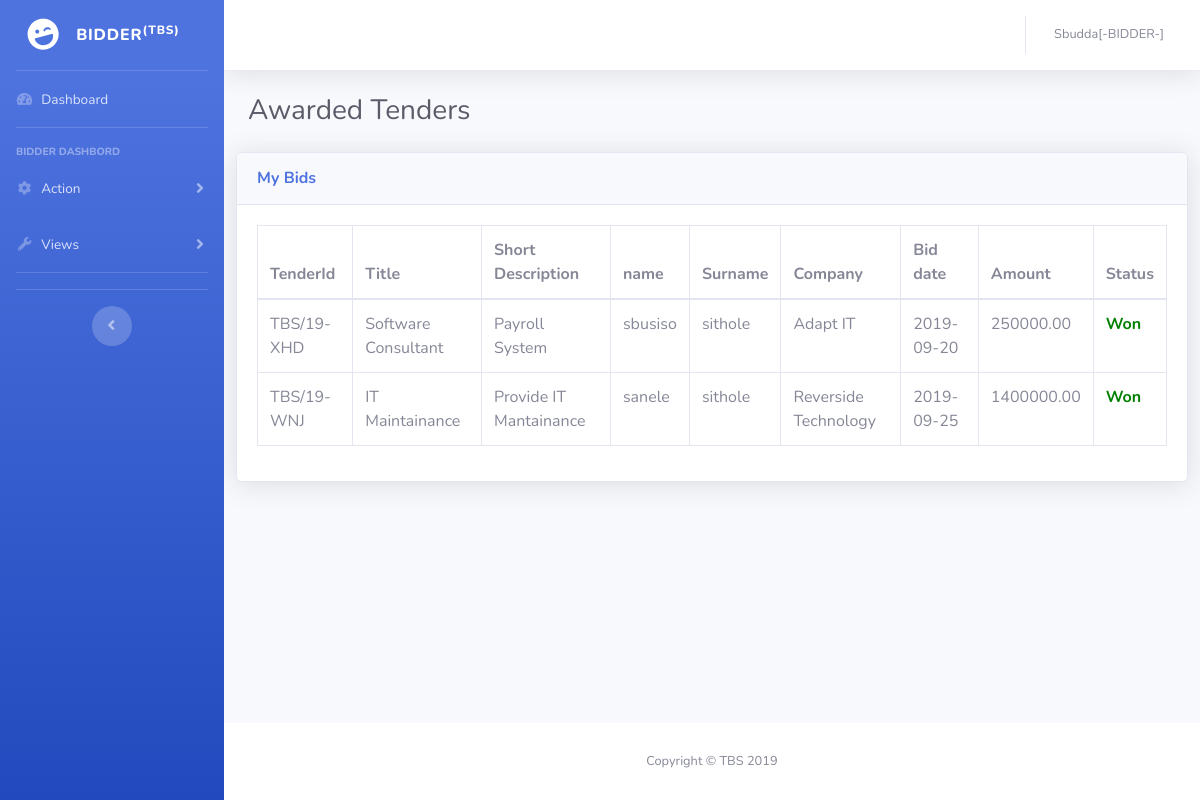
Page /bidstats.php (signed in) on the committed database.
### tables this page shows
CREATE TABLE `bidding` (
  `bid_no` int(10) NOT NULL,
  `bid_date` varchar(10) NOT NULL,
  `amount` double(10,2) NOT NULL,
  `status` varchar(10) NOT NULL,
  `bidder_id` int(10) NOT NULL,
  `tender_no` varchar(15) NOT NULL
);

CREATE TABLE `tender` (
  `tenderId` varchar(15) NOT NULL,
  `tender_title` varchar(20) NOT NULL,
  `short_description` varchar(50) NOT NULL,
  `full_description` varchar(300) NOT NULL,
  `category` varchar(50) NOT NULL,
  `due_date` varchar(10) NOT NULL,
  `min_budget` double(10,2) NOT NULL,
  `max_budget` double(10,2) NOT NULL,
  `admin_id` int(10) NOT NULL
);

CREATE TABLE `bidder` (
  `id` int(10) NOT NULL,
  `name` varchar(20) NOT NULL,
  `surname` varchar(20) NOT NULL,
  `id_num` bigint(13) NOT NULL,
  `gender` varchar(6) NOT NULL,
  `company` varchar(25) NOT NULL,
  `industry` varchar(30) NOT NULL,
  `email` varchar(30) NOT NULL,
  `contact_no` bigint(10) NOT NULL,
  `user_id` int(10) NOT NULL
);

### bidstats.php (the view, shortened to what this page needs)
<?php
include("connection.php");
$username = $_SESSION['username'];
?>
<!DOCTYPE html>
<html lang="en">
<head>
  <link href="vendor/fontawesome-free/css/all.min.css" rel="stylesheet" type="text/css">
  <link href="css/sb-admin-2.min.css" rel="stylesheet">
</head>
<body id="page-top">
  <div id="wrapper">
    <ul class="navbar-nav bg-gradient-primary sidebar sidebar-dark accordion" id="accordionSidebar">
      <a class="sidebar-brand d-flex align-items-center justify-content-center" href="index.html">
        <div class="sidebar-brand-icon rotate-n-15">
          <i class="fas fa-laugh-wink"></i>
        </div>
        <div class="sidebar-brand-text mx-3">BIDDER<sup>(TBS)</sup></div>
      </a>
      <hr class="sidebar-divider my-0">
      <li class="nav-item">
        <a class="nav-link" href="bidder.php">
          <i class="fas fa-fw fa-tachometer-alt"></i>
          <span>Dashboard</span></a>
      </li>
      <hr class="sidebar-divider">
      <div class="sidebar-heading">
       BIDDER DASHBORD
      </div>
      <li class="nav-item">
        <a class="nav-link collapsed" href="#" data-toggle="collapse" data-target="#collapseTwo" aria-expanded="true" aria-controls="collapseTwo">
          <i class="fas fa-fw fa-cog"></i>
          <span>Action</span>
        </a>
      </li>
      <li class="nav-item">
        <a class="nav-link collapsed" href="#" data-toggle="collapse" data-target="#collapseUtilities" aria-expanded="true" aria-controls="collapseUtilities">
          <i class="fas fa-fw fa-wrench"></i>
          <span>Views</span>
        </a>
      </li>
      <hr class="sidebar-divider">
      <hr class="sidebar-divider d-none d-md-block">
      <div class="text-center d-none d-md-inline">
        <button class="rounded-circle border-0" id="sidebarToggle"></button>
      </div>
    </ul>
    <div id="content-wrapper" class="d-flex flex-column">
      <div id="content">
        <nav class="navbar navbar-expand navbar-light bg-white topbar mb-4 static-top shadow">
          <ul class="navbar-nav ml-auto">
            <li class="nav-item dropdown no-arrow">
              <a class="nav-link dropdown-toggle" href="#" id="userDropdown" role="button" data-toggle="dropdown" aria-haspopup="true" aria-expanded="false">
                <span class="mr-2 d-none d-lg-inline text-gray-600 small"><?php echo $username."[-BIDDER-]";  ?></span>
              </a>
            </li>
          </ul>
        </nav>
        <div class="container-fluid">
           <div class="d-sm-flex align-items-center justify-content-between mb-4">
            <h1 class="h3 mb-0 text-gray-800">Awarded  Tenders</h1>
          </div>
 <div class="row">
<div class="card shadow mb-4">
  <div class="card-header py-3">
    <h6 class="m-0 font-weight-bold text-primary">My Bids</h6>
  </div>
  <div class="card-body">
    <div class="table-responsive">
      <table class="table table-bordered" id="dataTable" width="100%" cellspacing="0">
        <thead>
          <tr>
            <th>TenderId</th>
            <th>Title</th>
            <th>Short Description</th>
            <th>name</th>
            <th>Surname</th>
            <th>Company</th>
            <th>Bid date</th>
            <th>Amount</th>
            <th>Status</th>
          </tr>
        </thead>
        <tbody>
        <?php
              $query = " SELECT b.industry FROM users u,bidder b WHERE b.user_id = u.id AND u.username = '$username'";
              $rs = mysqli_query($con,$query);
              while($ln = mysqli_fetch_array($rs))
              {
                $cat = $ln['industry'];
              }
              $table = "SELECT u.name,u.surname,u.company,b.bid_date,b.amount,b.status,t.tenderId,t.tender_title,t.short_description
               FROM bidder u,bidding b,tender t
                WHERE u.id = b.bidder_id
                AND t.tenderId = b.tender_no
                AND b.status = 'Won'
                AND t.category = '$cat'";
              $output = mysqli_query($con,$table) or die(mysqli_error($con));
              while($row =mysqli_fetch_array($output))
              {
                $id = $row['tenderId'];
                $title = $row['tender_title'];
                $desc = $row['short_description'];
                $name = $row['name'];
                $surname = $row['surname'];
                $company = $row['company'];
                $date = $row['bid_date'];
                $amount = $row['amount'];
                $status = $row['status']
         ?>
          <tr>
            <td><?php echo $id; ?></td>
            <td><?php echo $title; ?></td>
            <td><?php echo $desc; ?></td>
            <td><?php echo $name; ?></td>
            <td><?php echo $surname; ?></td>
            <td><?php echo $company; ?></td>
            <td><?php echo $date; ?></td>
            <td><?php echo $amount; ?></td>
            <td style="color:green;font-weight:bold;"><?php echo $status; ?></td>
          </tr>
          <tr>
           <?php
              }
           ?>
        </tbody>
      </table>
    </div>
  </div>
</div>
</div>
        </div>
      </div>
      <footer class="sticky-footer bg-white">
        <div class="container my-auto">
          <div class="copyright text-center my-auto">
            <span>Copyright &copy; TBS 2019</span>
          </div>
        </div>
      </footer>
    </div>
  </div>
</body>
</html>

### rows in the picture
bidding: tender_no.tenderId "TBS/19-XHD", tender_no.tender_title "Software Consultant", tender_no.short_description "Payroll System", bidder.name "sbusiso", bidder.surname "sithole", bidder.company "Adapt IT", bid_date "2019-09-20", amount "250000.00", status "Won"
bidding: tender_no.tenderId "TBS/19-WNJ", tender_no.tender_title "IT Maintainance", tender_no.short_description "Provide IT Mantainance", bidder.name "sanele", bidder.surname "sithole", bidder.company "Reverside Technology", bid_date "2019-09-25", amount "1400000.00", status "Won"

### other values in the picture
$username "Sbudda"
